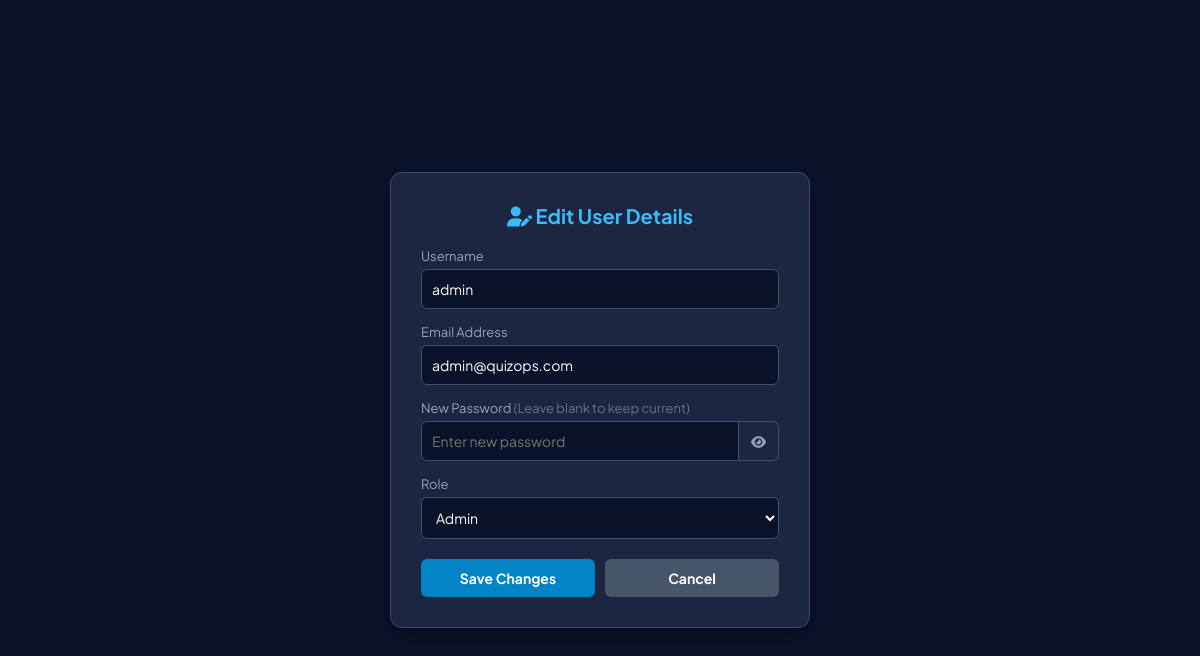
The page /edit_user/1 (signed in) on the database its author committed.
### app.py (models this page shows)
class User(UserMixin, db.Model):
    id = db.Column(db.Integer, primary_key=True)
    username = db.Column(db.String(150), unique=True, nullable=False)
    email = db.Column(db.String(150), unique=True, nullable=False)
    password = db.Column(db.String(150), nullable=False)
    role = db.Column(db.String(50), nullable=False) # Student, Teacher, Admin

### app.py (the view, shortened to what this page needs)
@app.route('/edit_user/<int:user_id>', methods=['GET', 'POST'])
@login_required
def edit_user(user_id):
    user = User.query.get_or_404(user_id)
    return render_template('edit_user.html', user=user)

### app.py (called while the page is built)
@login_manager.user_loader
def load_user(user_id):
    return User.query.get(int(user_id))

### templates/edit_user.html (shortened to what this page needs)
<!DOCTYPE html>
<html lang="en">
<head>
    <link rel="stylesheet" href="https://cdnjs.cloudflare.com/ajax/libs/font-awesome/6.4.0/css/all.min.css">
    <link rel="stylesheet" href="{{ url_for('static', filename='css/style.css') }}">
</head>
<body>
    <div class="card">
        <h2 style="text-align: center; color: #38bdf8; margin-bottom: 20px; font-size: 20px;">
            <i class="fa-solid fa-user-pen"></i> Edit User Details
        </h2>
        <form action="{{ url_for('edit_user', user_id=user.id) }}" method="POST">
            <div class="form-group">
                <label>Username</label>
                <input type="text" name="username" class="form-control" value="{{ user.username }}" required>
            </div>
            <div class="form-group">
                <label>Email Address</label>
                <input type="email" name="email" class="form-control" value="{{ user.email }}" required>
            </div>
            <div class="form-group">
                <label>New Password <span style="color: #64748b;">(Leave blank to keep current)</span></label>
                <div class="password-container">
                    <input type="password" id="editPassword" name="password" class="form-control" placeholder="Enter new password">
                    <button type="button" class="toggle-btn" onclick="togglePassword()"><i id="eyeIcon" class="fa-solid fa-eye"></i></button>
                </div>
            </div>
            <div class="form-group">
                <label>Role</label>
                <select name="role" class="form-control" required>
                    <option value="Admin" {% if user.role == 'Admin' %}selected{% endif %}>Admin</option>
                </select>
            </div>
            <div class="btn-container">
                <button type="submit" class="btn btn-submit">Save Changes</button>
                <a href="{{ url_for('admin_dashboard') }}" class="btn btn-cancel">Cancel</a>
            </div>
        </form>
    </div>
</body>
</html>

### static/css/style.css (style rules this page uses)
:root { --bg-primary: #0f172a; --bg-card: #1e293b; --accent-blue: #38bdf8; --accent-purple: #818cf8; --accent-green: #34d399; --accent-red: #f87171; --text-primary: #f8fafc; --text-secondary: #94a3b8; --border-color: #334155; --glass-bg: rgba(30, 41, 59, 0.7); }
* { margin: 0; padding: 0; box-sizing: border-box !important; font-family: 'Plus Jakarta Sans', sans-serif; }
html, body { width: 100%; max-width: 100vw; overflow-x: hidden; background-color: var(--bg-primary); color: var(--text-primary); min-height: 100vh; }
.glass-card, .card { background: var(--glass-bg); backdrop-filter: blur(12px); -webkit-backdrop-filter: blur(12px); border: 1px solid var(--border-color); border-radius: 16px; padding: 24px; box-shadow: 0 10px 30px rgba(0, 0, 0, 0.3); transition: transform 0.2s ease, border-color 0.2s ease; width: 100%; }
.btn-primary, .btn { background: linear-gradient(135deg, var(--accent-blue), var(--accent-purple)); color: #ffffff; border: none; padding: 12px 24px; border-radius: 10px; font-weight: 600; font-size: 14px; cursor: pointer; transition: opacity 0.2s ease, transform 0.1s ease; display: inline-flex; align-items: center; justify-content: center; gap: 8px; text-decoration: none; }
.form-group { margin-bottom: 20px; }
.form-group label { display: block; font-size: 14px; color: var(--text-secondary); margin-bottom: 8px; }
.form-control, input, select, textarea { width: 100%; padding: 12px 16px; border-radius: 10px; background: var(--bg-primary); border: 1px solid var(--border-color); color: var(--text-primary); font-size: 14px; outline: none; transition: border-color 0.2s ease; }

### templates/edit_user.html (style rules this page uses)
body { background-color: #0b132b; color: #fff; display: flex; justify-content: center; align-items: center; min-height: 100vh; margin: 0; font-family: sans-serif; }
.card { background: #1c2541; padding: 30px; border-radius: 12px; width: 100%; max-width: 420px; box-shadow: 0 10px 25px rgba(0,0,0,0.3); border: 1px solid #3a506b; }
.form-group { margin-bottom: 15px; }
.form-group label { display: block; margin-bottom: 5px; color: #94a3b8; font-size: 13px; }
.form-control { width: 100%; padding: 10px; background: #0b132b; border: 1px solid #3a506b; color: #fff; border-radius: 6px; box-sizing: border-box; }
.password-container { display: flex; }
.password-container input { border-top-right-radius: 0; border-bottom-right-radius: 0; }
.toggle-btn { background: #1c2541; border: 1px solid #3a506b; border-left: none; color: #94a3b8; padding: 10px 12px; border-top-right-radius: 6px; border-bottom-right-radius: 6px; cursor: pointer; }
.btn-container { display: flex; gap: 10px; margin-top: 20px; }
.btn { flex: 1; padding: 10px; border: none; border-radius: 6px; font-weight: bold; cursor: pointer; text-align: center; text-decoration: none; }
.btn-submit { background: #0284c7; color: #fff; }
.btn-cancel { background: #475569; color: #fff; }

### rows shown on the page
User: username "admin", email "admin@quizops.com", role "Admin"
